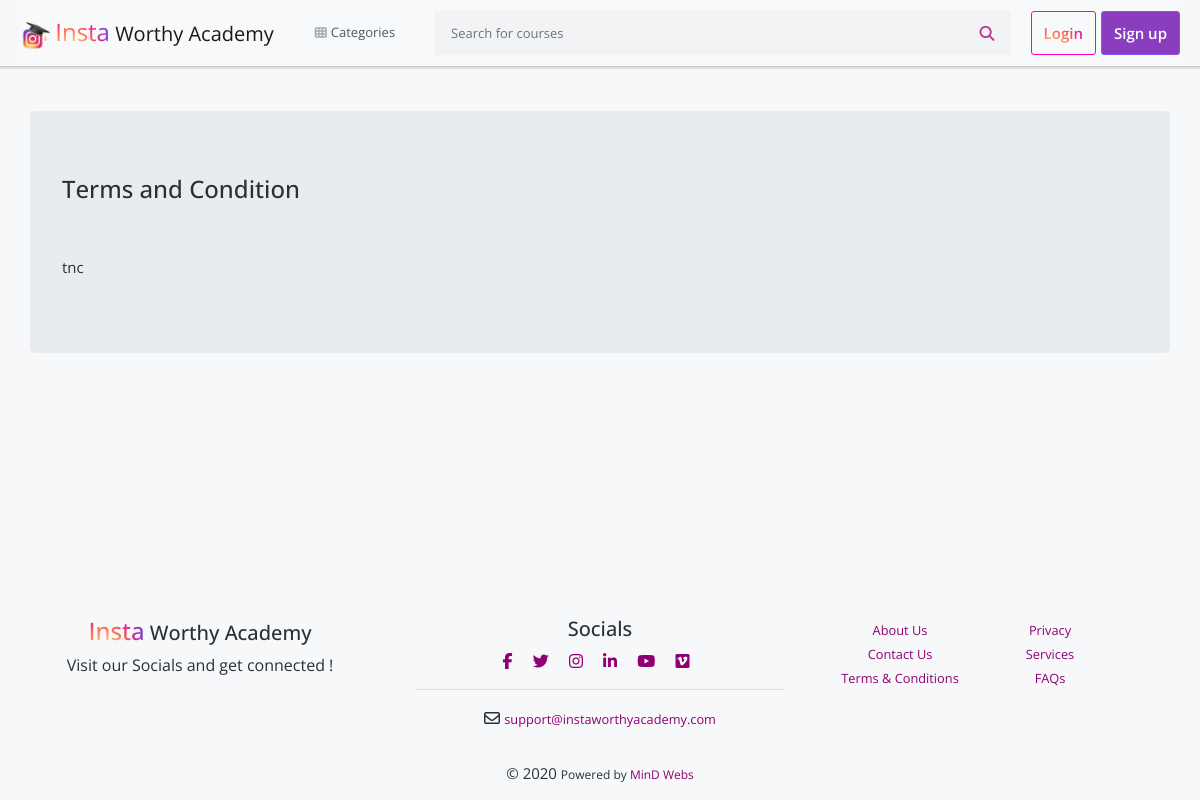
Before: /tnc/ with the older database file.
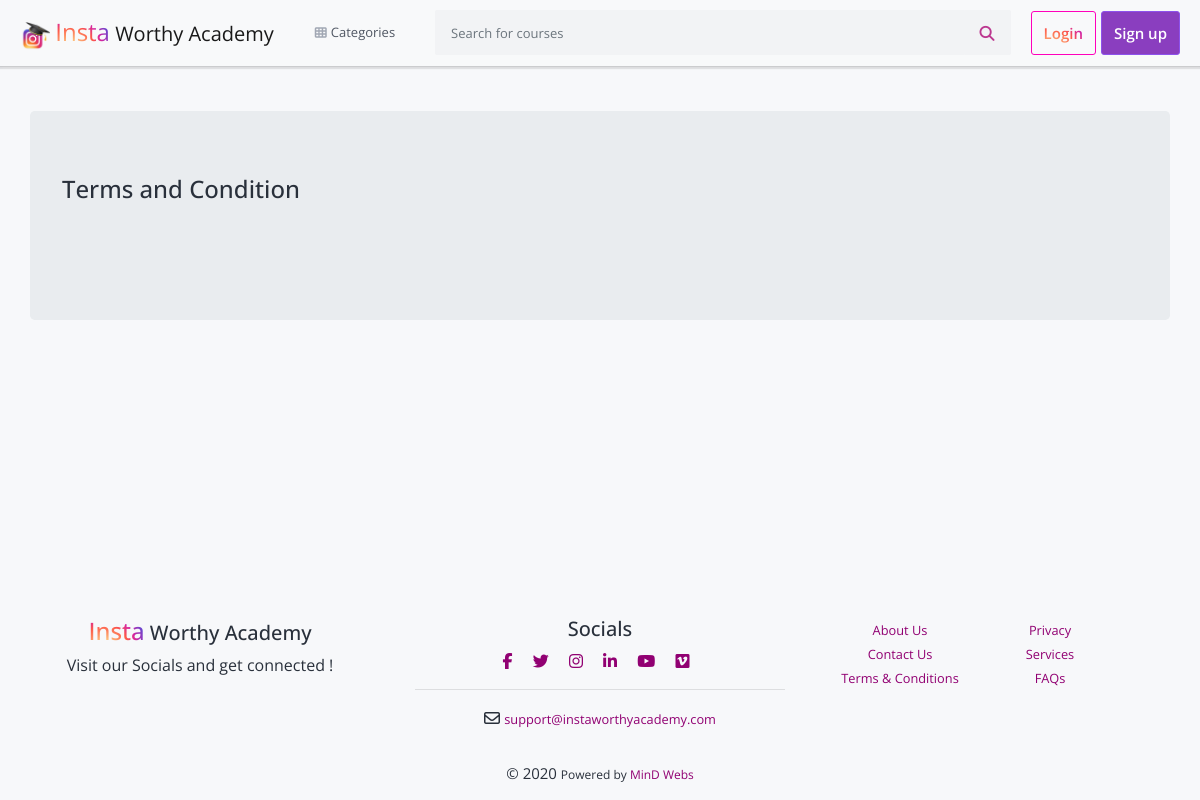
After: the same page with the newer database file.
### root/models.py (models this page shows, shortened)
class PageInfo(models.Model):
    about = RichTextField(help_text="Enter about Information for the Website as normal Word Doc")
    contact = RichTextField(help_text="Enter Contact like email phone address like normal page")
    services = RichTextField(help_text="Enter the range of services provided to users by Insta Worthy Academy")
    tnc = RichTextField(help_text="Enter the Terms and Condition", default="tnc")
    privacy_policy = RichTextField(help_text="Enter your Privacy Policy", default="privacy")
    faqs = RichTextField(help_text="Enter some FAQs", default="faqs")
    facebook_link = models.CharField(max_length=300, blank=True)
    twitter_link = models.CharField(max_length=300, blank=True)
    instagram_link = models.CharField(max_length=300, blank=True)
    linkedin_link = models.CharField(max_length=300, blank=True)
    youtube_link = models.CharField(max_length=300, blank=True)
    vimeo_link = models.CharField(max_length=300, blank=True)
    contact_number = models.CharField(max_length=14, blank=True, help_text="Enter your contact number")
    payment_id = models.CharField(max_length=300, blank=True, help_text="Enter the payment ID in which you want to get payments")
    class Meta:
        verbose_name = "PageInfo"
        verbose_name_plural = "PageInfo(s)"

### cart/context_processors.py (called while the page is built)
def cart(request):
    return {'cart': Cart(request)}

### courses/context_processors.py (called while the page is built)
def categories_processor(request):
    categories = Category.objects.all()
    return {'categories': categories}

### root/context_processors.py (called while the page is built)
def info_processor(request):
    pageInfo = PageInfo.objects.all()
    if len(pageInfo):
        pageInfo = pageInfo[0]
    return {'pageInfo': pageInfo}

### templates/tnc.html
{% extends 'layouts/base.html' %}
{% load static %}
{% block content %}
    <br><br>
    <div class="container jumbotron">
        <h4>Terms and Condition</h4><br><br>
        {{pageInfo.tnc|safe}}
    </div>
{% endblock %}

Changed rows visible on the page:
removed PageInfo: tnc "tnc"
